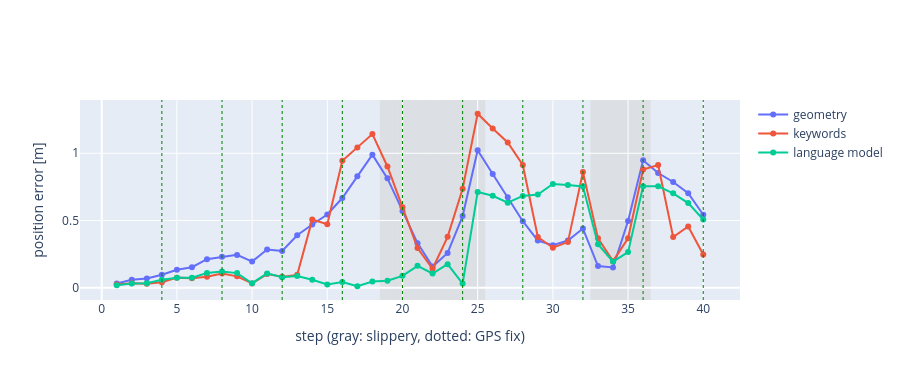

Write notebook code for a chart like this one.
### Markdown cell above
Geometry alone notices that the robot fell short between two GPS fixes but spreads the blame over the
whole interval. Keywords help on plainly worded notes and fail on the other two kinds by construction. The
language model reads the implicit notes and ignores the traps, which is where its gain in position error
comes from. Neither text source can do anything about notes that say nothing, and there the language
model's confident "normal" works against the geometry.

### Code cell
route = routes[1]
steps = np.arange(1, N_STEPS + 1)
fig = go.Figure()
for source in ["geometry", "keywords", "language model"]:
    _, poses = solve(route, evidence(route, source))
    error = [np.hypot(poses[k].x() - route["truth"][k].x(), poses[k].y() - route["truth"][k].y())
             for k in steps]
    fig.add_trace(go.Scatter(x=steps, y=error, mode="lines+markers", name=source))
for k, slippery in enumerate(route["modes"]):
    if slippery:
        fig.add_vrect(x0=k + 0.5, x1=k + 1.5, fillcolor="lightgray", opacity=0.5, line_width=0,
                      layer="below")
for k in route["gps"]:
    fig.add_vline(x=k, line_dash="dot", line_color="green", line_width=1)
fig.update_layout(xaxis_title="step (gray: slippery, dotted: GPS fix)",
                  yaxis_title="position error [m]", height=380)
fig.show()

### Figure 1 — Plotly figure (JSON) as saved in the notebook; plotly's stock layout.template omitted (floating-point values rounded to 4 significant figures)
{"data": [{"mode": "lines+markers", "name": "geometry", "type": "scatter", "x": [1, 2, 3, 4, 5, 6, 7, 8, 9, 10, 11, 12, 13, 14, 15, 16, 17, 18, 19, 20, 21, 22, 23, 24, 25, 26, 27, 28, 29, 30, 31, 32, 33, 34, 35, 36, 37, 38, 39, 40], "y": [0.03153, 0.05812, 0.06878, 0.09632, 0.1333, 0.152, 0.2116, 0.2297, 0.2438, 0.1937, 0.2837, 0.2735, 0.39, 0.4701, 0.5444, 0.6668, 0.8297, 0.9895, 0.8132, 0.5701, 0.3312, 0.1565, 0.2581, 0.5326, 1.023, 0.8459, 0.6734, 0.4943, 0.3502, 0.3163, 0.3504, 0.4396, 0.1606, 0.1504, 0.4955, 0.948, 0.8528, 0.7861, 0.7022, 0.5427]}, {"mode": "lines+markers", "name": "keywords", "type": "scatter", "x": [1, 2, 3, 4, 5, 6, 7, 8, 9, 10, 11, 12, 13, 14, 15, 16, 17, 18, 19, 20, 21, 22, 23, 24, 25, 26, 27, 28, 29, 30, 31, 32, 33, 34, 35, 36, 37, 38, 39, 40], "y": [0.02378, 0.03327, 0.02878, 0.04062, 0.07457, 0.06995, 0.08162, 0.1051, 0.08402, 0.03105, 0.1013, 0.08188, 0.0951, 0.5062, 0.4721, 0.9434, 1.044, 1.143, 0.9015, 0.5992, 0.2945, 0.1402, 0.378, 0.7354, 1.294, 1.184, 1.08, 0.9126, 0.3767, 0.2969, 0.3389, 0.8602, 0.3668, 0.1972, 0.367, 0.8792, 0.9122, 0.3769, 0.4556, 0.2469]}, {"mode": "lines+markers", "name": "language model", "type": "scatter", "x": [1, 2, 3, 4, 5, 6, 7, 8, 9, 10, 11, 12, 13, 14, 15, 16, 17, 18, 19, 20, 21, 22, 23, 24, 25, 26, 27, 28, 29, 30, 31, 32, 33, 34, 35, 36, 37, 38, 39, 40], "y": [0.01815, 0.03149, 0.03285, 0.05891, 0.07448, 0.07438, 0.1095, 0.121, 0.1082, 0.03304, 0.1061, 0.07716, 0.08612, 0.0591, 0.02421, 0.04245, 0.0104, 0.04588, 0.05132, 0.08771, 0.1621, 0.1053, 0.1748, 0.03033, 0.7116, 0.6839, 0.6321, 0.6826, 0.6928, 0.7715, 0.7629, 0.7533, 0.3234, 0.1939, 0.2645, 0.754, 0.7536, 0.7017, 0.6291, 0.5068]}], "layout": {"height": 380, "shapes": [{"fillcolor": "lightgray", "layer": "below", "line": {"width": 0}, "opacity": 0.5, "type": "rect", "x0": 18.5, "x1": 19.5, "xref": "x", "y0": 0, "y1": 1, "yref": "y domain"}, {"fillcolor": "lightgray", "layer": "below", "line": {"width": 0}, "opacity": 0.5, "type": "rect", "x0": 19.5, "x1": 20.5, "xref": "x", "y0": 0, "y1": 1, "yref": "y domain"}, {"fillcolor": "lightgray", "layer": "below", "line": {"width": 0}, "opacity": 0.5, "type": "rect", "x0": 20.5, "x1": 21.5, "xref": "x", "y0": 0, "y1": 1, "yref": "y domain"}, {"fillcolor": "lightgray", "layer": "below", "line": {"width": 0}, "opacity": 0.5, "type": "rect", "x0": 21.5, "x1": 22.5, "xref": "x", "y0": 0, "y1": 1, "yref": "y domain"}, {"fillcolor": "lightgray", "layer": "below", "line": {"width": 0}, "opacity": 0.5, "type": "rect", "x0": 22.5, "x1": 23.5, "xref": "x", "y0": 0, "y1": 1, "yref": "y domain"}, {"fillcolor": "lightgray", "layer": "below", "line": {"width": 0}, "opacity": 0.5, "type": "rect", "x0": 23.5, "x1": 24.5, "xref": "x", "y0": 0, "y1": 1, "yref": "y domain"}, {"fillcolor": "lightgray", "layer": "below", "line": {"width": 0}, "opacity": 0.5, "type": "rect", "x0": 24.5, "x1": 25.5, "xref": "x", "y0": 0, "y1": 1, "yref": "y domain"}, {"fillcolor": "lightgray", "layer": "below", "line": {"width": 0}, "opacity": 0.5, "type": "rect", "x0": 32.5, "x1": 33.5, "xref": "x", "y0": 0, "y1": 1, "yref": "y domain"}, {"fillcolor": "lightgray", "layer": "below", "line": {"width": 0}, "opacity": 0.5, "type": "rect", "x0": 33.5, "x1": 34.5, "xref": "x", "y0": 0, "y1": 1, "yref": "y domain"}, {"fillcolor": "lightgray", "layer": "below", "line": {"width": 0}, "opacity": 0.5, "type": "rect", "x0": 34.5, "x1": 35.5, "xref": "x", "y0": 0, "y1": 1, "yref": "y domain"}, {"fillcolor": "lightgray", "layer": "below", "line": {"width": 0}, "opacity": 0.5, "type": "rect", "x0": 35.5, "x1": 36.5, "xref": "x", "y0": 0, "y1": 1, "yref": "y domain"}, {"line": {"color": "green", "dash": "dot", "width": 1}, "type": "line", "x0": 4, "x1": 4, "xref": "x", "y0": 0, "y1": 1, "yref": "y domain"}, {"line": {"color": "green", "dash": "dot", "width": 1}, "type": "line", "x0": 8, "x1": 8, "xref": "x", "y0": 0, "y1": 1, "yref": "y domain"}, {"line": {"color": "green", "dash": "dot", "width": 1}, "type": "line", "x0": 12, "x1": 12, "xref": "x", "y0": 0, "y1": 1, "yref": "y domain"}, {"line": {"color": "green", "dash": "dot", "width": 1}, "type": "line", "x0": 16, "x1": 16, "xref": "x", "y0": 0, "y1": 1, "yref": "y domain"}, {"line": {"color": "green", "dash": "dot", "width": 1}, "type": "line", "x0": 20, "x1": 20, "xref": "x", "y0": 0, "y1": 1, "yref": "y domain"}, {"line": {"color": "green", "dash": "dot", "width": 1}, "type": "line", "x0": 24, "x1": 24, "xref": "x", "y0": 0, "y1": 1, "yref": "y domain"}, {"line": {"color": "green", "dash": "dot", "width": 1}, "type": "line", "x0": 28, "x1": 28, "xref": "x", "y0": 0, "y1": 1, "yref": "y domain"}, {"line": {"color": "green", "dash": "dot", "width": 1}, "type": "line", "x0": 32, "x1": 32, "xref": "x", "y0": 0, "y1": 1, "yref": "y domain"}, {"line": {"color": "green", "dash": "dot", "width": 1}, "type": "line", "x0": 36, "x1": 36, "xref": "x", "y0": 0, "y1": 1, "yref": "y domain"}, {"line": {"color": "green", "dash": "dot", "width": 1}, "type": "line", "x0": 40, "x1": 40, "xref": "x", "y0": 0, "y1": 1, "yref": "y domain"}], "xaxis": {"title": {"text": "step (gray: slippery, dotted: GPS fix)"}}, "yaxis": {"title": {"text": "position error [m]"}}}}
